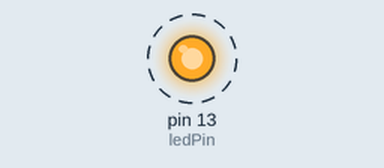
Simulated run of this sketch. Board: Arduino Uno, built with avr-gcc and run on an emulated ATmega328P. Parts: output pins drawn as LEDs (lit = HIGH). Dashed ring = blinking. What the sketch prints to the serial monitor is not drawn.

Above: at 0.2 s.
Timing chart, 0 to 3.0 s (numbered marks = the images above):
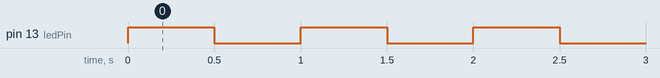

Measured:
- by itself, pin 13 (ledPin): alternates HIGH for 0.50 s and LOW for 0.50 s

The sketch:

serialSample.pde
```cpp
// serialSample.pde - test serial port over Bluetooth
// (c) Tero Karvinen & Kimmo Karvinen http://BotBook.com

int ledPin =  13;

void setup()
{
  pinMode(ledPin, OUTPUT);
  Serial.begin(115200); // bits per second
}

void loop()
{
  digitalWrite(ledPin, HIGH);
  Serial.println("Hello Serial (over Bluetooth)!");
  delay(500);
  digitalWrite(ledPin, LOW);
  delay(500);
}
```
